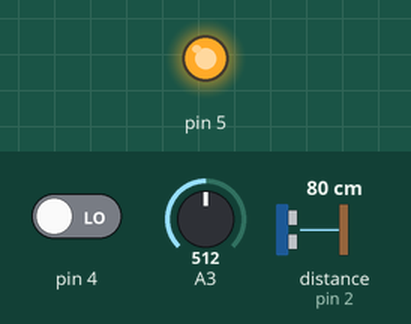
This sketch was run on a simulated Arduino Uno, built with avr-gcc and run on an emulated ATmega328P. On the bench: output pins drawn as LEDs (lit = HIGH). Wiring (inferred from the names in the program): ultrasonic range finder: trigger pin 3; echo pin 2. The inputs (shaded band) are chosen by the test bench; at power-on: distance to the obstacle (sensor on pin 2) 80 cm, pin 4 LOW, A3 = 512. The echo pulse lasts 58.3 µs per cm; pins used as bus, display or sensor lines are not drawn; what the sketch prints to the serial monitor is not drawn.

Above: at 0.1 s.
At 2.7 s:
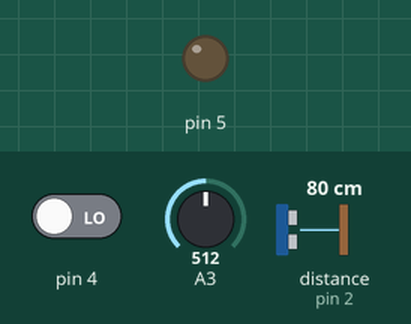
2.8 s: distance to the obstacle (sensor on pin 2) set to 2 cm
Timing chart, 0 to 5.8 s (numbered marks = the images above; inputs shaded):
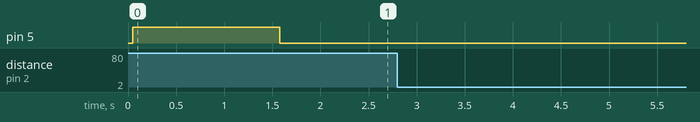

Measured:
- after the input at 2.8 s, every drawn part: stays the same

The sketch:

IoT_Alarm.ino
```cpp
/* ======== Includes ======== */
#include "PIR.h"
#include "LDR.h"
#include "Ultrasonic.h"
#include "AlarmLight.h"
#include <MFRC522.h>
#include "AlarmTime.h"
#include "Networking.h"
#include "AlarmChecker.h"
#include "Readings.h"
#include <TimerOne.h>

/* ======== Define pins ======== */
#define ULTRASONIC_ECHO 2
#define ULTRASONIC_TRIG 3
#define PIR_SIG 4
#define LED_RED 5
#define RFID_RST 6
#define RFID_SDA 10
#define RFID_MOSI 11
#define RFID_MISO 12
#define LDR_SIG A3
#define RTC_SDA A4
#define RTC_SCL A5

/* ======== Global variables ======== */
PIR pir(PIR_SIG);
LDR ldr(LDR_SIG);
Ultrasonic ultrasonic(ULTRASONIC_ECHO, ULTRASONIC_TRIG);
AlarmLight alarmLight(LED_RED);
MFRC522 rfid(RFID_SDA, RFID_RST);
AlarmTime alarmTime;
Networking network;
AlarmChecker alarmChecker;
Readings readings;
bool readingPIR, interruptWait = false;
unsigned long readingUltrasonic;
int readingLDR;
char alarmType;

/* ======== Setup ======== */
void setup() {
    Serial.begin(9600);
    SPI.begin();
    rfid.PCD_Init();
    // Get intial measurements for Ultrasonic and LDR
    InitReadings();
    // Set timer to every 150ms and associate function to allow to run
    Timer1.initialize(150000);
    Timer1.attachInterrupt(InterruptCalled);
}

/* ======== Loop ======== */
void loop() {
    // First minor cycle
    WaitForInterrupt();
    readingPIR = pir.Read();
    readingLDR = ldr.Read();
    readingUltrasonic = ultrasonic.ReadCM();
    alarmType = alarmChecker.CheckForAlarm(&readings,
                                           readingUltrasonic,
                                           readingPIR,
                                           readingLDR);
    if (alarmType != 'A'){
        network.AddMessageToQueue(network.MakeAlarmMessage(alarmType,
                                                           alarmTime.GetSystemTimeTwoSecFormat(),
                                                           readingLDR,
                                                           readingUltrasonic,
                                                           (char)readingPIR));
    }
    readingUltrasonic = 0; // As not used in next minor cycle

    // Second minor cycle
    WaitForInterrupt();
    readingPIR = pir.Read();
    readingLDR = ldr.Read();
    network.CheckAlarmMessageQueue();
    ReadRFID();
    alarmType = alarmChecker.CheckForAlarm(&readings,
                                           readingUltrasonic,
                                           readingPIR,
                                           readingLDR);
    if (alarmType != 'A'){
        network.AddMessageToQueue(network.MakeAlarmMessage(alarmType,
                                                           alarmTime.GetSystemTimeTwoSecFormat(),
                                                           readingLDR,
                                                           readingUltrasonic,
                                                           (char)readingPIR));
    }
}

/* ======== Non-class functions ======== */

// Function that reads from the RFID card reader if an RFID card is present
void ReadRFID(){
    if (rfid.PICC_IsNewCardPresent()){
        // Reset time before next alarm can be sent
        network.ResetMessageDelay();
        // Remove message queue, as a guard has checked up on the area
        network.RemoveAllFromQueue();

        // Blink to quickly indicate card has been read
        alarmLight.SetLight(true);
        delayMicroseconds(250);
        alarmLight.SetLight(false);
    }
}

// Function used to initialize values of readings
void InitReadings(){
    alarmLight.SetLight(true);
    for (int i = 0; i < (int)READING_LIST_SIZE; i++){
        readings.readingsLDR.AddReading(ldr.Read());
        readings.readingsUltrasonic.AddReading(ultrasonic.ReadCM());
        delay(300);
    }
    alarmLight.SetLight(false);
}

// Function called by interrupt timer to set interruptWait
void InterruptCalled(){ interruptWait = false; }

// Function used to wait for next interrupt to happen
void WaitForInterrupt(){
    interruptWait = true;
    // Just keep "busy wait" with check
    // And make sure not interrupted during check
    for (;;){
        cli();
        if (interruptWait == false){
            sei();
            return;
        }
        sei();
        delayMicroseconds(1);
    }
}

// Function used to measure worst case computation time of functions
void MeasureFunction(int times){
    unsigned long highestTime = 0, startTime = 0, time = 0;
    unsigned long save[times];

    for (int i = 0; i < times; i++){
        startTime = millis();

        // Function to take time off:

        // ========================

        time = millis() - startTime;
        if (time > highestTime){ highestTime = time; }
        save[i] = time;
    }

    for (unsigned long i: save){
        Serial.print(i);
        Serial.print(",");
    }
    Serial.println("");
    Serial.print("Worst time: ");
    Serial.println(highestTime);
}
```

AlarmChecker.cpp
```cpp
 /*
    Code file for checking if an alarm should be triggered
*/
#include "Arduino.h"
#include "AlarmChecker.h"

// Constructor
AlarmChecker::AlarmChecker(){ }

// Check if an alarm has happened
// Returns alarm type OR 'A' for no alarm
char AlarmChecker::CheckForAlarm(Readings *r,
                                 unsigned long readingUltra,
                                 bool readingPIR,
                                 int readingLDR){
    bool resultLDR, resultUltra;

    // See if alarm on LDR and/or ultrasonic
    resultLDR = AlarmChecker::CheckIfAlarm(&(r->readingsLDR), readingLDR, (double)LENIANCE_LDR);
    resultUltra = AlarmChecker::CheckIfAlarm(&(r->readingsUltrasonic), readingUltra, (double)LENIANCE_ULTRA);

    // Figure out if there is an alarm
    if (!resultLDR && !readingUltra && !readingPIR){
        return 'A'; // No alarm
    } else if (!resultLDR && !resultUltra && readingPIR){
        return '0'; // PIR triggered
    } else if (resultLDR && !resultUltra && readingPIR){
        return '1'; // PIR and LDR triggered
    } else if (!resultLDR && resultUltra && readingPIR){
        return '2'; // PIR and Ultrasonic triggered
    } else if (resultLDR && resultUltra && readingPIR){
        return '3'; // PIR, LDR and Ultrasonic triggered
    } else if (resultLDR && resultUltra && !readingPIR){
        return '4'; // LDR and Ultrasonic triggered
    } else if (resultLDR && !resultUltra && !readingPIR){
        return '5'; // LDR triggered
    } else if (!resultLDR && resultUltra && !readingPIR){
        return '6'; // Ultrasonic triggered
    } else return 'A';
}
```

AlarmChecker.h
```cpp
/*
    Header file for checking if an alarm should be triggered
*/

#ifndef AlarmChecker_h
#define AlarmChecker_h

#include "Arduino.h"
#include "Readings.h"
#include "ReadingElement.h"

#define LENIANCE_ULTRA 10
#define LENIANCE_LDR 35

class AlarmChecker{
    private:
        template <class T>
        bool CheckIfAlarm(ReadingElement<T> *r, T reading, double leniance);
    public:
        AlarmChecker();
        char CheckForAlarm(Readings *r,
                           unsigned long readingUltra,
                           bool readingPIR,
                           int readingLDR);
};

/*
    To avoid C++ compiler scope problems with templates
    template functionality of the class is in this .h file :)
*/

// Check if there should be alarm and add to readings
template <class T>
bool AlarmChecker::CheckIfAlarm(ReadingElement<T> *r, T reading, double leniance){
    // If there are a reading
    if (reading != 0){
        bool less, more;
        double mean, sigmaAndLeniance;

        // Calculate only once
        sigmaAndLeniance = (r->GetStdDeviation()* 2) + leniance;
        mean = r->GetMean();

        // Check if more or less
        less = reading < (mean - sigmaAndLeniance);
        more = reading > (mean + sigmaAndLeniance);

        // See if an alarm should be triggerd
        if (more || less){
            r->AddReading(reading);
            // Trigger alarm, as it is not a "normal" reading
            return true;
        }

        // No alarm, so just add reading
        r->AddReading(reading);
    }
    return false;
}

#endif
```

AlarmLight.cpp
```cpp
/*
    Code file for controlling the alarm light(s)
*/
#include "Arduino.h"
#include "AlarmLight.h"

// Constructor
AlarmLight::AlarmLight(int pin){
    AlarmLight::alarmLightPin = pin;
    pinMode(AlarmLight::alarmLightPin, OUTPUT);
}

// Sets the light to the desired state
// NOTE: HIGH and LOW are defined as true/false
void AlarmLight::SetLight(bool state){
    digitalWrite(AlarmLight::alarmLightPin, state);
}
```

AlarmLight.h
```cpp
/*
    Header file for controlling the alarm light(s)
*/

#ifndef AlarmLight_h
#define AlarmLight_h

#include "Arduino.h"

class AlarmLight{
    private:
        int alarmLightPin;
    public:
        AlarmLight(int pin);
        void SetLight(bool state);
};

#endif
```

AlarmTime.cpp
```cpp
/*
    Code file for time-related functionality
*/
#include "Arduino.h"
#include "AlarmTime.h"

#define DAY_TWO_SEC_COUNT 43200
#define HOUR_TWO_SEC 1800
#define MINUTE_TWO_SEC 30
#define MILLIS_TO_TWO_SEC 2000

// Constructor
AlarmTime::AlarmTime(){ }

// Returns the time with 2 second as the smallest unit
short AlarmTime::GetSystemTimeTwoSecFormat(){
    unsigned long currTime = millis();
    currTime /= MILLIS_TO_TWO_SEC;

    // Ensure not going over 2 bytes
    currTime %= DAY_TWO_SEC_COUNT;

    return (short)currTime;
}

// Prints time based upon a short in 2-sec-format
void AlarmTime::PrintTimeTwoSecFormat(short t){
    Serial.print("Hour: ");
    Serial.println(t / HOUR_TWO_SEC);
    t %= HOUR_TWO_SEC;
    Serial.print("Min: ");
    Serial.println(t / MINUTE_TWO_SEC);
    t %= MINUTE_TWO_SEC;
    Serial.print("Sec: ");
    Serial.println(t * 2);
}
```

AlarmTime.h
```cpp
/*
    Header file for time-related functionality
*/

#ifndef AlarmTime_h
#define AlarmTime_h

#include "Arduino.h"

class AlarmTime{
    public:
        AlarmTime();
        short GetSystemTimeTwoSecFormat();
        void PrintTimeTwoSecFormat(short t);
};

#endif
```

LDR.cpp
```cpp
/*
    Code file for controlling the LDR sensor
*/
#include "Arduino.h"
#include "LDR.h"

// Constructor
LDR::LDR(int pin){
    LDR::ldrPin = pin;
    pinMode(LDR::ldrPin, INPUT);
}

// Reads the LDR and returns if it's been triggered
int LDR::Read(){ return analogRead(LDR::ldrPin); }
```

LDR.h
```cpp
/*
    Header file for controlling the LDR sensor
*/

#ifndef LDR_h
#define LDR_h

#include "Arduino.h"

class LDR{
    private:
        int ldrPin;
    public:
        LDR(int pin);
        int Read();
};

#endif
```

Networking.cpp
```cpp
/*
    Code file for controlling the networking (simulation)
*/
#include "Arduino.h"
#include "Networking.h"

// Constructor
Networking::Networking(){ Networking::lastMessageSent = 0; }

// Send alarm message
void Networking::SendAlarmMessage(AlarmMessage msg){
    Serial.println("=== !ALARM! ===");
    Serial.println(msg.type);
    Serial.println(msg.timeStamp);
    Serial.println(msg.valueLDR);
    Serial.println(msg.valueUltrasonic);
    Serial.println(msg.valuePIR);
    Serial.println("=== !ALARM! ===");
}

// Check the queue if a message should be sent, and if alllowed to send
void Networking::CheckAlarmMessageQueue(){
    if (Networking::messageQueue.containsData) {
        // Verify time between messages are meeting required wait-time
        if (Networking::lastMessageSent == 0 || millis() - Networking::lastMessageSent >= MS_BETWEEN_MSG){
            Networking::SendAlarmMessage(Networking::messageQueue.data);
            Networking::RemoveFirstIndex();

            // Set time for last message sent and reduce amount stored
            Networking::lastMessageSent = millis();
        }
    }
}

// Resets the time since last message counter
void Networking::ResetMessageDelay(){ Networking::lastMessageSent = 0; }

// Adds a message to the message queue
void Networking::AddMessageToQueue(AlarmMessage msg){
    // Verfiy it will not go over max limit
    if (Networking::msgAmount < (int)MAX_MSG){
        Networking::PrivateAddToQueue(msg);
    } else { // ...remove oldest message and add this
        Networking::RemoveFirstIndex();
        Networking::PrivateAddToQueue(msg);
    }
}

// Remove the first index of the queue
void Networking::RemoveFirstIndex(){
    // Remove first index (and replace)
    if (Networking::messageQueue.hasEntryBehindInQueue){
        Networking::messageQueue = *Networking::messageQueue.next;
    } else {
        // Just allow overwrite of its data, as it is the first element
        Networking::messageQueue.containsData = false;
    }
    Networking::msgAmount--;
}

// Function used to add to queue, but private as checks needs to be done in public
void Networking::PrivateAddToQueue(AlarmMessage msg){
    if (!Networking::messageQueue.containsData){
        Networking::messageQueue.data = msg;
        Networking::messageQueue.containsData = true;
    } else {
        AlarmMessageQueue *current;
        current = &(Networking::messageQueue);
        bool keepScrolling = true;

        // Scroll through queue to find end
        while (keepScrolling){
            if (current->hasEntryBehindInQueue){
                current = current->next;
            } else keepScrolling = false;
        }
        current->next = new AlarmMessageQueue;
        current->next->data = msg;
        current->next->containsData = true;
        current->hasEntryBehindInQueue = true;
    }
    Networking::msgAmount++;
}

// Removes all indexes from the message queue
void Networking::RemoveAllFromQueue(){
    while (Networking::messageQueue.containsData){
        Networking::RemoveFirstIndex();
    }
}

// Make new alarm message
AlarmMessage Networking::MakeAlarmMessage(char type,
                                          short timeStamp,
                                          long valueLDR,
                                          long valueUltrasonic,
                                          bool valuePIR){
    AlarmMessage msg;

    msg.type = type;
    msg.timeStamp = timeStamp;
    msg.valueLDR = valueLDR;
    msg.valueUltrasonic = valueUltrasonic;
    msg.valuePIR = valuePIR;

    return msg;
}
```

Networking.h
```cpp
/*
    Header file for controlling the networking (simulation)
*/

#ifndef Networking_h
#define Networking_h

#include "Arduino.h"

// Maximum store 4 hours worth of messages (on sigfox network) to not overflow (total 288 byte)
#define MAX_MSG 24
// By default wait 10 min between sending msg, to live up to sigfox limit
#define MS_BETWEEN_MSG 600000

// Container class for an alarm message
class AlarmMessage {
    public:
        char type;
        short timeStamp;
        long valueLDR;
        long valueUltrasonic;
        bool valuePIR;
};

// Queue for alarm messages
class AlarmMessageQueue {
    public:
        AlarmMessage data;
        bool containsData = false;
        bool hasEntryBehindInQueue = false;
        AlarmMessageQueue * next;
};

// Class for the networking
class Networking{
    private:
        AlarmMessageQueue messageQueue;
        unsigned long lastMessageSent;
        void SendAlarmMessage(AlarmMessage msg);
        int msgAmount = 0;
        void PrivateAddToQueue(AlarmMessage msg);
        void RemoveFirstIndex();
    public:
        Networking();
        void CheckAlarmMessageQueue();
        void ResetMessageDelay();
        void AddMessageToQueue(AlarmMessage msg);
        void RemoveAllFromQueue();
        AlarmMessage MakeAlarmMessage(char type,
                                      short timeStamp,
                                      long valueLDR,
                                      long valueUltrasonic,
                                      bool valuePIR);
};

#endif
```

PIR.cpp
```cpp
/*
    Code file for controlling the PIR sensor
*/
#include "Arduino.h"
#include "PIR.h"

// Constructor
PIR::PIR(int pin){
    PIR::pirPin = pin;
    pinMode(PIR::pirPin, INPUT);
}

// Reads the PIR and returns if it's been triggered
bool PIR::Read(){
    bool result = false;

    if (PIR::lastReadingTime == 0 || (millis() - PIR::lastReadingTime) >= (unsigned long)PIR_READING_DELAY_MS){
        result = digitalRead(PIR::pirPin);

        // Set time since last positive reading if found
        if (result) { PIR::lastReadingTime = millis(); }

        return result;
    } else return false;
}
```

PIR.h
```cpp
/*
    Header file for controlling the PIR sensor
*/

#ifndef PIR_h
#define PIR_h

#include "Arduino.h"

// Due to the hardware not being able to read 6 sec after detection
#define PIR_READING_DELAY_MS 6250

class PIR{
    private:
        int pirPin;
        unsigned long lastReadingTime;
    public:
        PIR(int pin);
        bool Read();
};

#endif
```

ReadingElement.h
```cpp
/*
    Header file for keeping readings from a specific sensor
*/

#ifndef ReadingElement_h
#define ReadingElement_h

#include "Arduino.h"

#define READING_LIST_SIZE 5

// Class for interacting with, and storing, the readings
template <class T>
class ReadingElement{
    private:
        int nextIndex = 0;
        T readingList[READING_LIST_SIZE];
    public:
        void AddReading(T reading);
        T GetLastAdded();
        double GetMean();
        double GetStdDeviation();
};

/*
    To avoid C++ compiler scope problems with templates
    all functionality of the class is in this .h file :)
*/

// Add a reading to a reading array
template <class T>
void ReadingElement<T>::AddReading(T reading){
    readingList[nextIndex] = reading;

    if (nextIndex >= ((int)READING_LIST_SIZE - 1)){
        nextIndex = 0;
    } else nextIndex++;
}

// Get the last reading added to readingArray
template <class T>
T ReadingElement<T>::GetLastAdded(){
    if (nextIndex == 0){
        return readingList[(int)READING_LIST_SIZE - 1];
    } else return readingList[nextIndex - 1];
}

// Calculate and return the mean of a readings array
template <class T>
double ReadingElement<T>::GetMean(){
    double sum = 0.0;

    for (int i = 0; i < (int)READING_LIST_SIZE; i++){
        sum += (double)ReadingElement<T>::readingList[i];
    }

    return sum / (double)READING_LIST_SIZE;
}

// Calculate and return the standard deviation of a readings array
template <class T>
double ReadingElement<T>::GetStdDeviation(){
    double sum = 0.0, mean = ReadingElement<T>::GetMean();

    for (int i = 0; i < (int)READING_LIST_SIZE; i++){
        sum += pow(((double)ReadingElement<T>::readingList[i] - mean), 2);
    }

    return sqrt(sum / (double)READING_LIST_SIZE);
}

#endif
```

Readings.cpp
```cpp
/*
    Code file for keeping readings from sensors
*/
#include "Arduino.h"
#include "Readings.h"

// Constructor
Readings::Readings(){ }
```

Source omitted: Readings.h (362 bytes), Ultrasonic.cpp (1208 bytes), Ultrasonic.h (412 bytes)
